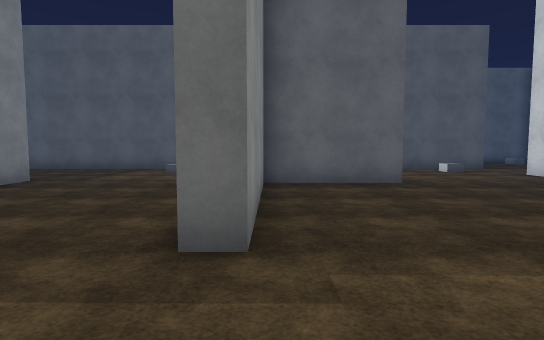
[1] (above)

24 first-person views from a walk through a Unity game level. The camera is 1.5 m above the floor, tilts 4° down and sees 80° across. The floor is counted in squares, 2 m on a side. Each view is taken from the middle of a square. On the plan, view 1 faces up. The plan holds only what a view shows up to about 11 squares ahead; the rest is blank. The place goes on beyond the plan. The player character is not drawn. Surface patterns are stand-ins for the level's own textures.

[2]
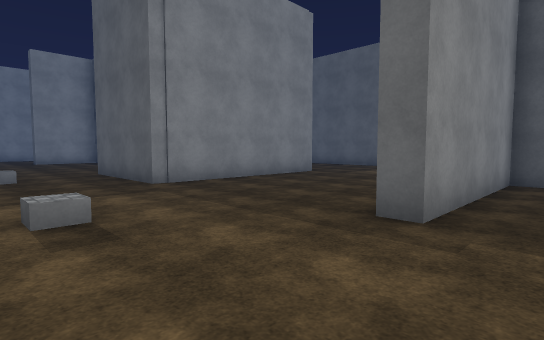

[3]
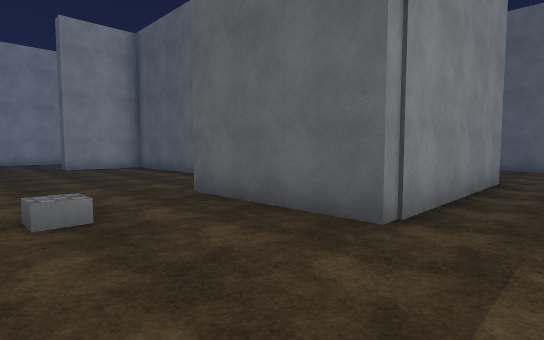

[4]
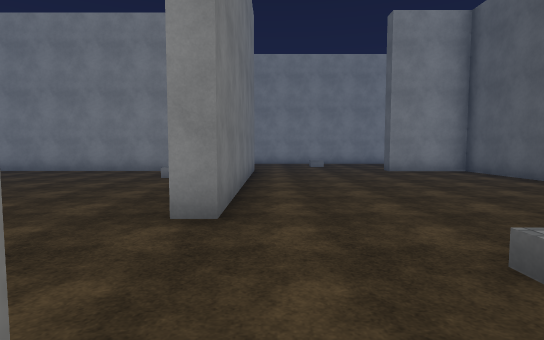

[5]
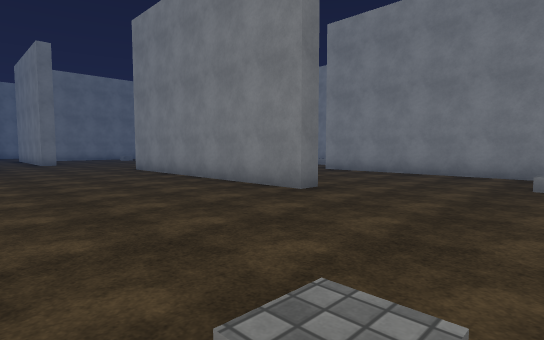

[6]
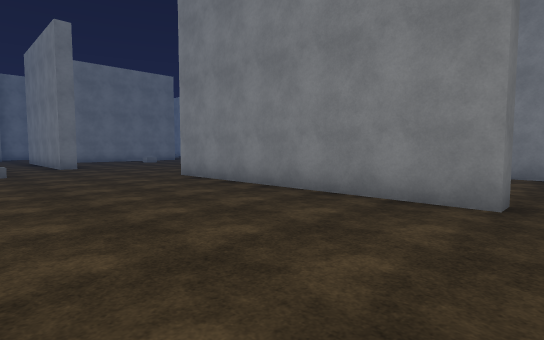

[7]
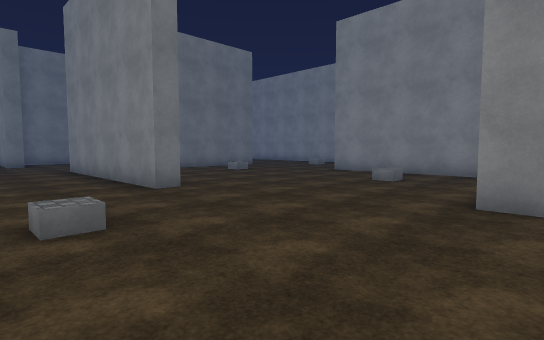

[8]
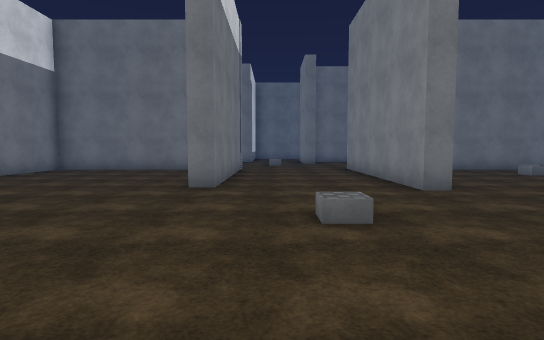

[9]
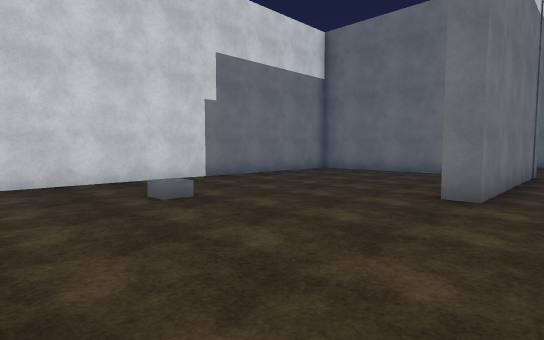

[10]
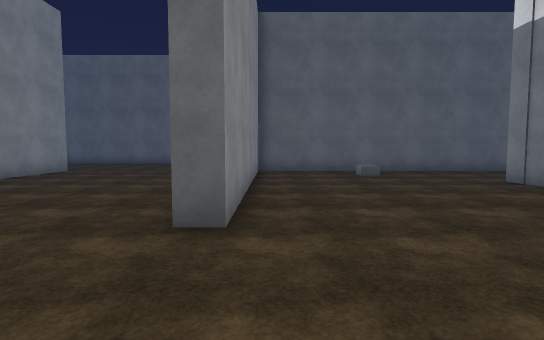

[11]
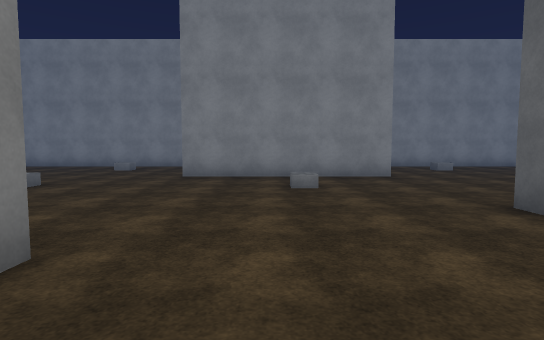

[12]
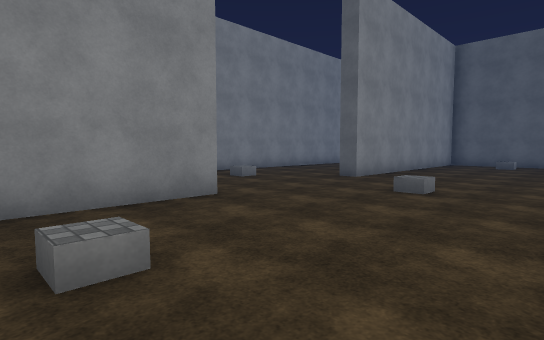

[13]
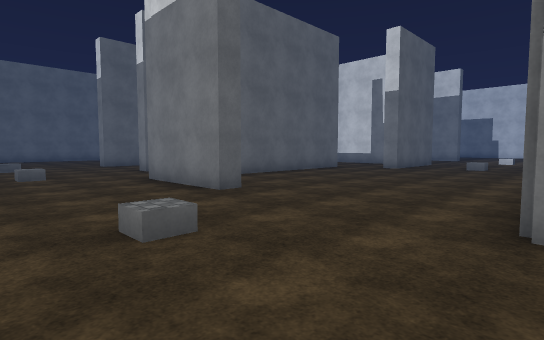

[14]
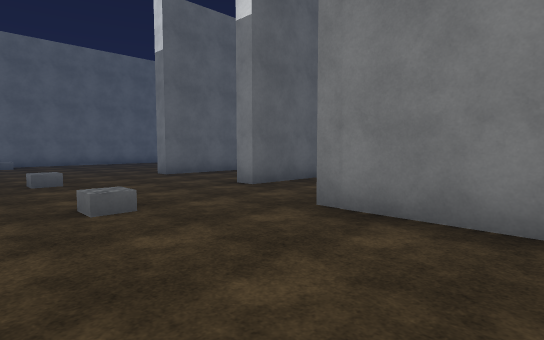

[15]
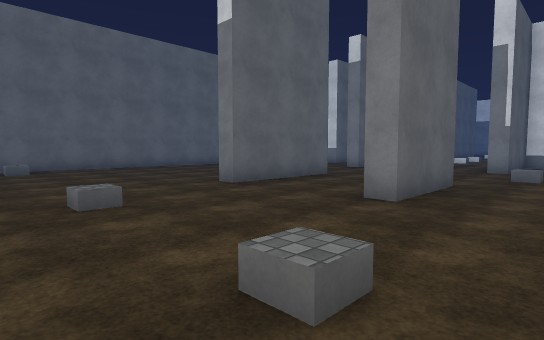

[16]
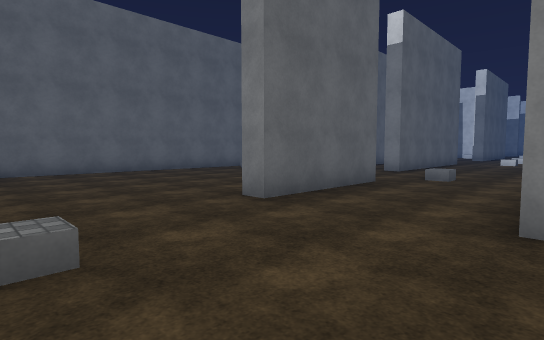

[17]
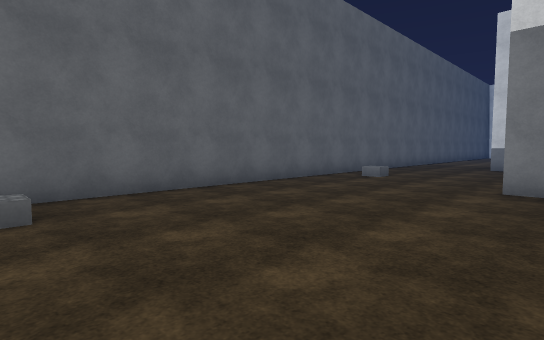

[18]
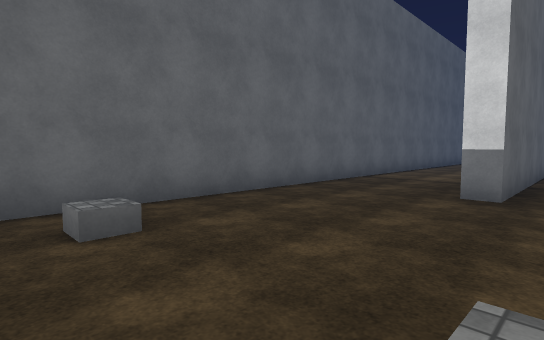

[19]
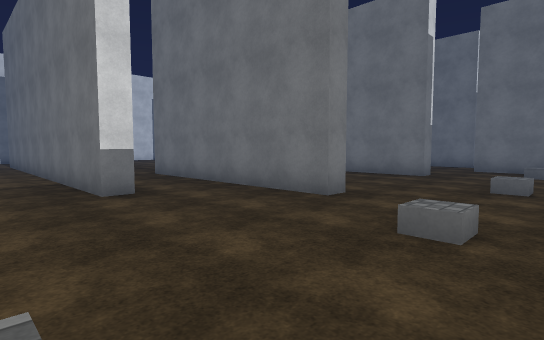

[20]
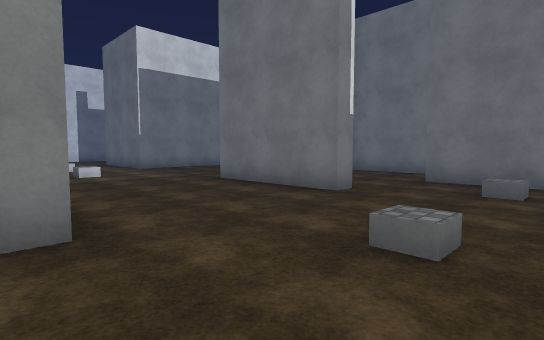

[21]
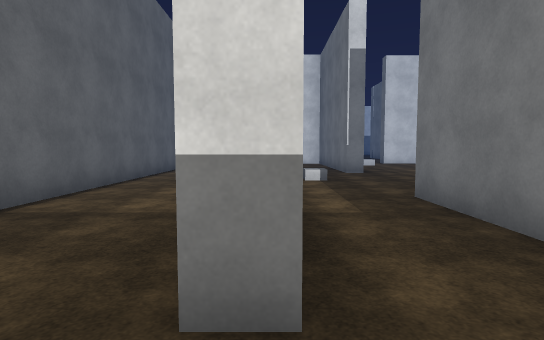

[22]
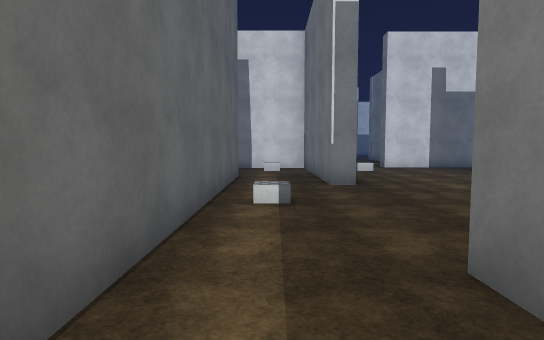

[23]
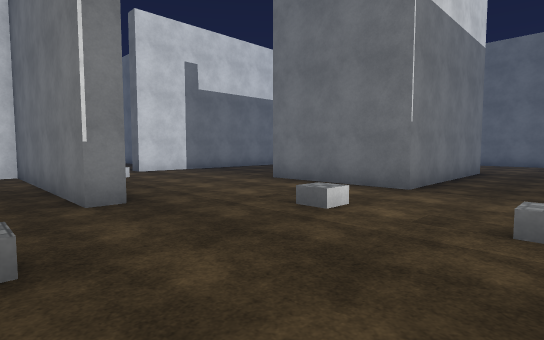

[24]
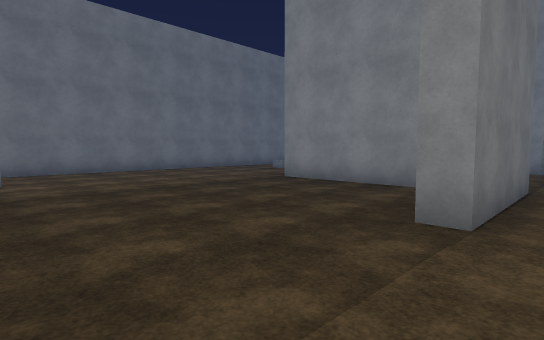

### Floor plan
Points are (right, up) in squares from view 1. A wall is a line through its corners. A room is listed if a view was taken in it or the views show most of it. See-through windows are left out.
Room 1 (views 1, 2, 3, 4, 5, 6, 7, 8, 9, 10, 11, 12, 13, 14, 15, 16, 17, 18, 19, 20, 21, 22, 23, 24)
walls: (-12.2, -2.4) (-9.4, -2.4) (-9.4, -3.1); (-8.6, 2.4) (-6.2, 2.4); (-12, -7.7) (-11.5, -7.7) (-11.5, -15) (-12, -15); (-11.4, 4.1) (-16.1, 4.1) (-16.1, 1.7) (-16.6, 1.7) (-16.6, 4.6); (-11.4, 4.6) (-9.2, 4.6); (-0.7, 2.3) (-0.7, 7.2) (2.7, 7.2) (2.7, 6.7) (-0.2, 6.7) (-0.2, 2.3) (-0.7, 2.3); (-16.3, -4.8) (-16.3, -10.7) (-16.9, -10.7); (0.8, -2.4) (5.1, -2.4); (-6.1, 6.7) (-8.8, 6.7) (-8.8, 7.2) (-5.4, 7.2) (-5.4, 2) (-8.9, 2); (-13.1, 6.9) (-15.6, 6.9) (-15.6, 7.5); (2.5, -7.7) (-5.4, -7.7) (-5.4, -15) (-6, -15); (0.2, -11.9) (0.2, -10.9); (-12.2, 10.4) (-15.6, 10.4) (-15.6, 11); (-7.8, 11.3) (-9.1, 11.3) (-9.1, 11.8) (-3, 11.8); (-5, 11.3) (-6.2, 11.3); (-12.8, 12.5) (-12.8, 13.1); (-16.3, -14.9) (-16.3, -20.4); (1.4, 11.2) (1.4, 11.8) (6.5, 11.8); (-10.2, -19.6) (-9.6, -19.6) (-9.6, -25.5); (3.5, 13.9) (-6.7, 13.9) (-6.7, 14.4) (2, 14.4); (3, 17.3) (-19, 17.3); (-4.2, -24.9) (0.2, -24.9) (0.2, -15.5); (-5.9, -25.4) (-5.9, -20) (-5.4, -20); (-16.1, -24.9) (-13, -24.9)
objects: other object (-19, -23); other object (-19, -12); other object (-19, 0); other object (-19, 6); other object (-19, 9); other object (-19, 16); other object (-14, -23); other object (-14, -17); other object (-14, -12); other object (-14, -4); other object (-11, 6); other object (-11, 9); other object (-11, 13); other object (-11, 16); other object (-8, -17); other object (-8, -4); other object (-8, 0); other object (-3, 0); other object (-3, 9); other object (-2, -17); other object (-2, -9); other object (0, 9); other object (0, 13); other object (6, 0); other object (6, 10); other object (6, 13)

Where each view was taken, in squares from view 1:
view 1: 0 up, 0 right, facing up
view 2: 1 down, 1 right, facing up-left
view 3: 1 down, 4 left, facing up-left
view 4: 2 down, 6 left, facing left
view 5: 4 down, 7 left, facing down-left
view 6: 7 down, 7 left, facing down-left
view 7: 14 down, 7 left, facing down-left
view 8: 14 down, 7 left, facing down
view 9: 15 down, 7 left, facing down-right
view 10: 18 down, 5 left, facing up
view 11: 18 down, 8 left, facing left
view 12: 18 down, 12 left, facing up-left
view 13: 3 down, 20 left, facing up-right
view 14: 2 up, 20 left, facing up-right
view 15: 5 up, 20 left, facing up-right
view 16: 7 up, 19 left, facing up-right
view 17: 12 up, 19 left, facing up-right
view 18: 13 up, 12 left, facing up-right
view 19: 16 up, 12 left, facing down-right
view 20: 12 up, 12 left, facing down-right
view 21: 14 up, 8 left, facing right
view 22: 13 up, 5 left, facing right
view 23: 13 up, 3 left, facing down-right
view 24: 8 up, 6 right, facing down-left
